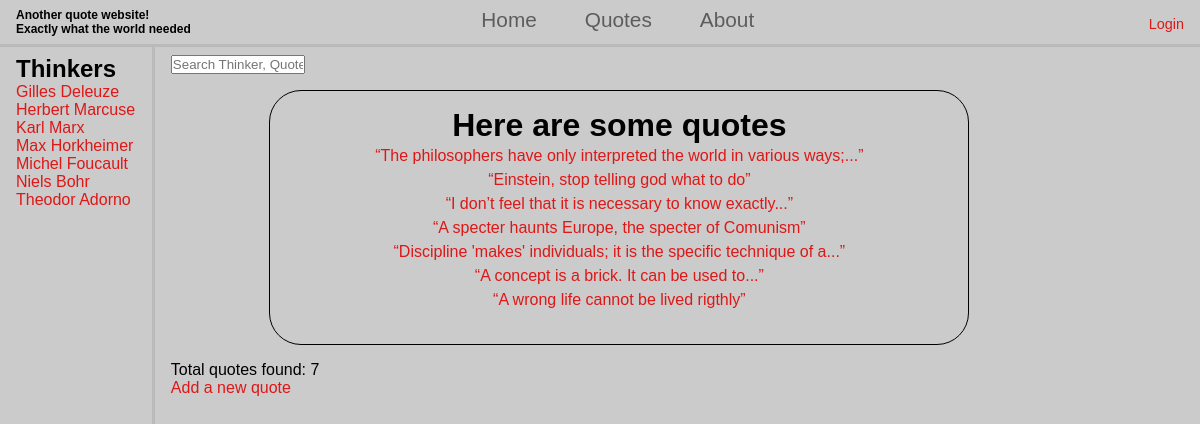
Page /quotes/ on the committed database.
### content/models.py (models this page shows, shortened)
class Thinker (models.Model):
    name = models.CharField(
        max_length=50, help_text="- Thinker name", validators=[validators.MinLengthValidator(1, "Please enter at least one character")])
    works = models.ManyToManyField("Work", blank=True)
    picture = models.ImageField (null=True, blank=True, upload_to="pictures/")
    created_by = models.ForeignKey(settings.AUTH_USER_MODEL, on_delete=models.CASCADE, null=True, blank=True)
    created = models.DateTimeField(auto_now_add=True, null=True)
    updated = models.DateTimeField(auto_now=True, null=True)
    def __str__(self):
        return self.name

class Quote(models.Model):
    quote = models.TextField(
        max_length=2000, validators=[validators.MinLengthValidator(10, "Please enter at least ten characters"), validators.MaxLengthValidator(2000,"Too many characters!")])
    thinker = models.ForeignKey("Thinker", on_delete=models.CASCADE, null=True, blank=True)
    reference = models.CharField(
        max_length=100, help_text="- Which work is this quote from?", validators=[
            validators.MinLengthValidator(1, "Please enter at least one character"), validators.MaxLengthValidator(100,"Too many characters!")],
              null=True, blank=True)
    created_by = models.ForeignKey(settings.AUTH_USER_MODEL, on_delete=models.CASCADE, null=True, blank=True)
    explanation = models.TextField(help_text="- Please explain this quote", validators=[validators.MinLengthValidator(10, "Please enter at least ten characters")], null=True, blank=True)
    likes = models.ManyToManyField(settings.AUTH_USER_MODEL, related_name="liked_quotes", blank=True)
    created = models.DateTimeField(auto_now_add=True, null=True)
    updated = models.DateTimeField(auto_now=True, null=True)
    @property
    def snippet(self):
        if not self.quote:
            return ""
        words = self.quote.split()
        snippet = " ".join(words[:10])
        return f"{snippet}..." if len(words) > 10 else snippet

### content/views.py (the view)
# urls.py: path("", views.Main.as_view(), name="main"),
class Main(View):
    template = "content/thinkers.html"
    def get(self, request):
        q = request.GET.get("q") if request.GET.get("q") != None else ""
        quotes = Quote.objects.filter(
            Q(thinker__name__icontains=q)|
            Q(quote__icontains=q) |
            Q(created_by__username__icontains=q))
        context = {"quotes":quotes}
        return render(request, self.template, context)

### content/context_processors.py (called while the page is built)
def get_thinkers(request):
    thinkers = Thinker.objects.all().order_by("name")
    return {"thinkers":thinkers}

### content/templates/content/thinkers.html (shortened to what this page needs)
{% extends 'main.html' %}
    {% block content %}
    <div class="form_container">
        <form action="" method="get">
            <input type="text" name="q" placeholder="Search Thinker, Quote or User" style="width: 15%;">
        </form>
    </div>
    <main class="quotelist">
        <h1>Here are some quotes</h1>
        <ul class="content">
            {% for quote in quotes %}
            <li><a href="{% url 'content:quote' quote.id %}">&#8220;{{quote.snippet}}&#8221;</a></li>
            {% endfor %}
        </ul>
    </main>
    <p>Total quotes found: {{quotes | length }}</p>
    <nav class="create">
        <a href="{% url 'content:addquote' %}">Add a new quote</a>
    </nav>
    {% endblock %}

### templates/sidebar.html (shortened to what this page needs)
<!DOCTYPE html>
<html lang="en">
<head>
</head>
<body>
    <nav>
        <h2>Thinkers</h2>
        <ul>
            {% for thinker in thinkers %}
            <li><a href="{% url 'content:main' %}?q={{thinker.name|urlencode}}">{{thinker}}</a></li>
            {% endfor %}
        </ul>
    </nav>
</body>
</html>

### static/css/style.css (style rules this page uses)
* { margin: 0; padding: 0; box-sizing: border-box; }
html { background-color: #cbcbcb; font-family: Verdana, Geneva, Tahoma, sans-serif; }
a { color: hsla(0, 90%, 46%, 0.941); text-decoration: none; }
ul ::marker { content: none; }
main { margin: 1rem auto 1rem; padding: 1rem; text-align: center; border: 0.1em solid #000; border-radius: 2rem; max-width: 700px; display: flow-root; }
.content { line-height: 1.5; margin-bottom: 1rem; flex: 0 0 auto; }

### rows in the picture
Thinker: name "Gilles Deleuze"
Thinker: name "Herbert Marcuse"
Thinker: name "Karl Marx"
Thinker: name "Max Horkheimer"
Thinker: name "Michel Foucault"
Thinker: name "Niels Bohr"
Thinker: name "Theodor Adorno"
Quote: snippet "The philosophers have only interpreted the world in various ways;..."
Quote: snippet "Einstein, stop telling god what to do"
Quote: snippet "I don’t feel that it is necessary to know exactly..."
Quote: snippet "A specter haunts Europe, the specter of Comunism"
Quote: snippet "Discipline 'makes' individuals; it is the specific technique of a..."
Quote: snippet "A concept is a brick. It can be used to..."
Quote: snippet "A wrong life cannot be lived rigthly"

### other values in the picture
{{ quotes | length }} "7"
